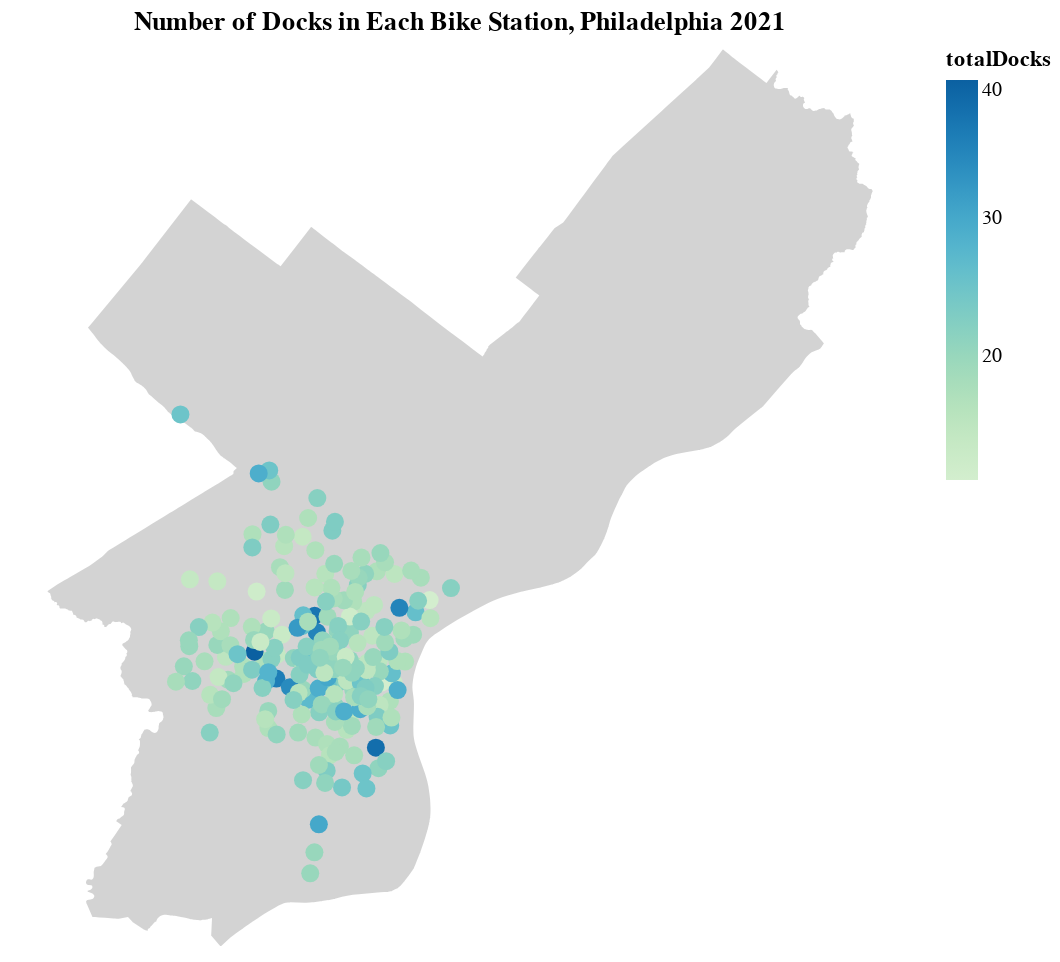

Vega-Lite specification for this chart:
### Vega-Lite specification from a JSON file in a GitHub repository (floating-point values rounded to 4 significant figures; data arrays with more than 128 entries replaced by an {"elided": "..."} marker saying what was removed)
{"config": {"view": {"continuousWidth": 400, "continuousHeight": 300}}, "layer": [{"data": {"name": "data-6a824df7852664b914e9adb8ae5b60a0"}, "mark": {"type": "geoshape", "fill": "lightgray", "stroke": "white"}, "height": 450, "projection": {"reflectY": true, "type": "identity"}, "width": 450}, {"data": {"name": "data-11e54786904b6675162a2af58c71f5dd"}, "mark": "geoshape", "encoding": {"color": {"field": "totalDocks", "scale": {"scheme": "greenblue"}, "type": "quantitative"}, "tooltip": [{"field": "name", "type": "nominal"}, {"field": "id", "type": "quantitative"}, {"field": "totalDocks", "type": "quantitative"}]}, "height": 450, "projection": {"reflectY": true, "type": "identity"}, "title": "Number of Docks in Each Bike Station, Philadelphia 2021", "width": 450}], "$schema": "https://vega.github.io/schema/vega-lite/v4.17.0.json", "datasets": {"data-6a824df7852664b914e9adb8ae5b60a0": [{"OBJECTID": 1, "Shape__Area": 3971000000.0, "Shape__Length": 394800.0, "type": "Feature", "geometry": {"type": "Polygon", "coordinates": {"elided": "1x2957x2 float values"}}}], "data-11e54786904b6675162a2af58c71f5dd": {"elided": "212 records"}}}
